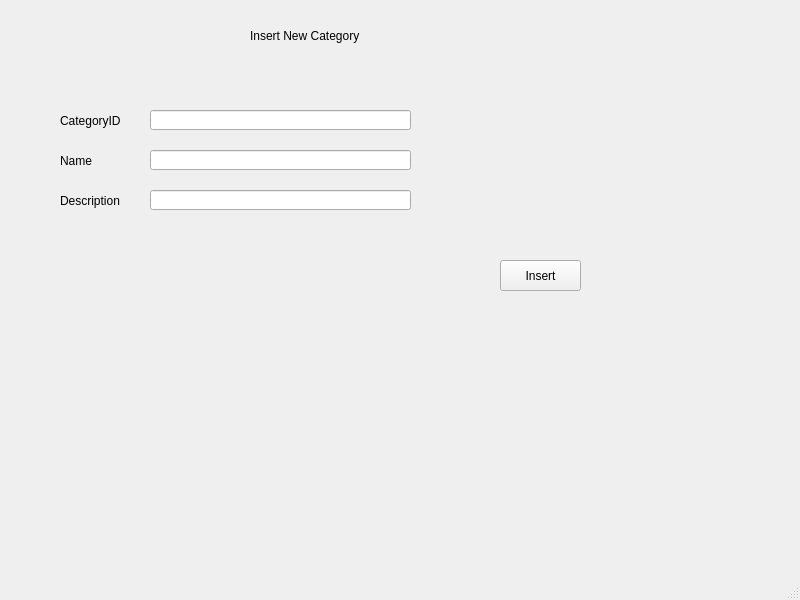
<?xml version="1.0" encoding="UTF-8"?>
<ui version="4.0">
 <class>MainWindow</class>
 <widget class="QMainWindow" name="MainWindow">
  <property name="geometry">
   <rect>
    <x>0</x>
    <y>0</y>
    <width>800</width>
    <height>600</height>
   </rect>
  </property>
  <property name="windowTitle">
   <string>MainWindow</string>
  </property>
  <widget class="QWidget" name="centralwidget">
   <widget class="QLabel" name="label">
    <property name="geometry">
     <rect>
      <x>60</x>
      <y>110</y>
      <width>81</width>
      <height>21</height>
     </rect>
    </property>
    <property name="text">
     <string>CategoryID</string>
    </property>
   </widget>
   <widget class="QLineEdit" name="IDLineEdit">
    <property name="geometry">
     <rect>
      <x>150</x>
      <y>110</y>
      <width>261</width>
      <height>20</height>
     </rect>
    </property>
   </widget>
   <widget class="QLineEdit" name="NameLineEdit">
    <property name="geometry">
     <rect>
      <x>150</x>
      <y>150</y>
      <width>261</width>
      <height>20</height>
     </rect>
    </property>
   </widget>
   <widget class="QLineEdit" name="DesLineEdit">
    <property name="geometry">
     <rect>
      <x>150</x>
      <y>190</y>
      <width>261</width>
      <height>20</height>
     </rect>
    </property>
   </widget>
   <widget class="QLabel" name="label_2">
    <property name="geometry">
     <rect>
      <x>60</x>
      <y>150</y>
      <width>81</width>
      <height>21</height>
     </rect>
    </property>
    <property name="text">
     <string>Name</string>
    </property>
   </widget>
   <widget class="QLabel" name="label_3">
    <property name="geometry">
     <rect>
      <x>60</x>
      <y>190</y>
      <width>81</width>
      <height>21</height>
     </rect>
    </property>
    <property name="text">
     <string>Description</string>
    </property>
   </widget>
   <widget class="QPushButton" name="InsertButton">
    <property name="geometry">
     <rect>
      <x>500</x>
      <y>260</y>
      <width>81</width>
      <height>31</height>
     </rect>
    </property>
    <property name="text">
     <string>Insert</string>
    </property>
   </widget>
   <widget class="QLabel" name="label_4">
    <property name="geometry">
     <rect>
      <x>250</x>
      <y>20</y>
      <width>221</width>
      <height>31</height>
     </rect>
    </property>
    <property name="text">
     <string>Insert New Category</string>
    </property>
   </widget>
  </widget>
  <widget class="QStatusBar" name="statusbar"/>
 </widget>
 <resources/>
 <connections/>
</ui>
